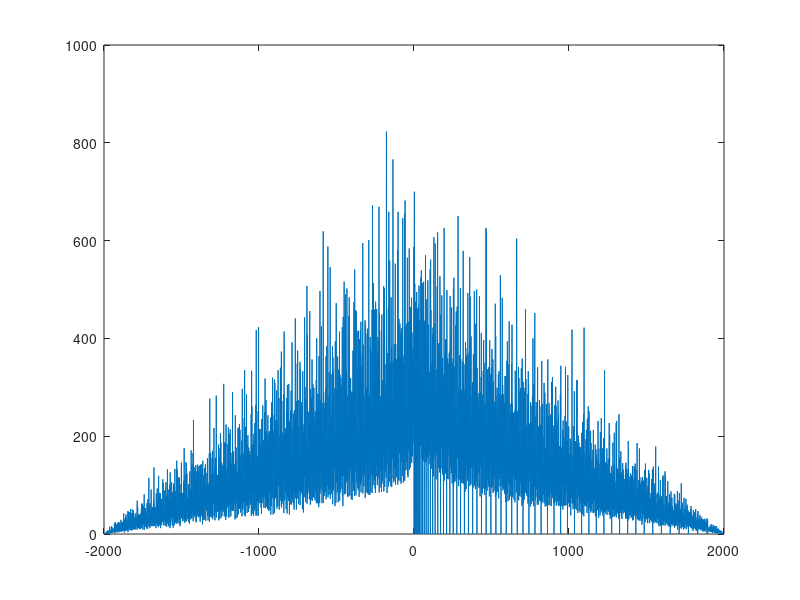

Source code (MATLAB):
clear all;
load xydata.mat;

idx = find(y<400001);
plot(x(idx),y(idx),'.','color','red');

for(i=1:399)
    %hold on;
    %plot([(i-0.5)/2 -(i-0.5)/2],[i i],'color','black')
end
hold off;
i = max(y);
axis([-i/2 i/2 0 i+1]);
%set(gca,'Color','k');
     % n: sum(i-1) < x^2/4-(x-1)^2/4
cnt = 0;

for(i=min(x):max(x))
    cnt = cnt+1;
    K(cnt) = length(find(x==i & y>00));
    X(cnt)=i;
end
     plot(X,K);
     
     return    

     i < x/2-1/2
     
     
     %(x^2/2 - (x-1)^2/2)/2- (P-(x-1)^2/2)=0.25-47
for(x=1:1)
     
    %0.25*x^2 - 0.25*x^2 +0.5*x-0.25 - P + 0.5*x^2 -x +0.5 = 0.25+47
    %0.5*x^2  - 0.5*x +0.25 - P = 0.25+47
    %c_8 = 0 +1 +2 +3 +4 +5 +6 +7
    %    = 7 +6 +5 +4 +3 +2 +1 +1
    
%     2s =(n-1)*n < (x^2/2 - (x-1)^2/2)/2 - 0.25
%     (n-1)*n < x -1
%     n^2-n -x + 1 < 0
% 
%     -1/2 + sqrt(1 - 4*
%     n - 0.5 = sqrt(x-0.75)
%     n^2 - n +1
%     (n-0.5)^2 + 0.75 = x    
    n = floor(sqrt(x-0.75)+0.5);
    i = 1:n;
    c = cumsum(i-1);
    
    nP= 0.5*x^2 - 0.5*x - c
    
    %a = 0.5
    %b = -0.5
    %c = -c;  
    s1 = 0.5 - sqrt(0.25 + 2*c);
    s2 = 0.5 + sqrt(0.25 + 2*c);
    nPrim = (x-s1).*(x-s2);
    hold on;
    plot(0.25+c,x,'.','color','red');
    %P = (x+0)*(x-1)
    %P = (x+1)*(x-2)..
    %etc
end
    
    
    
    
    
    
